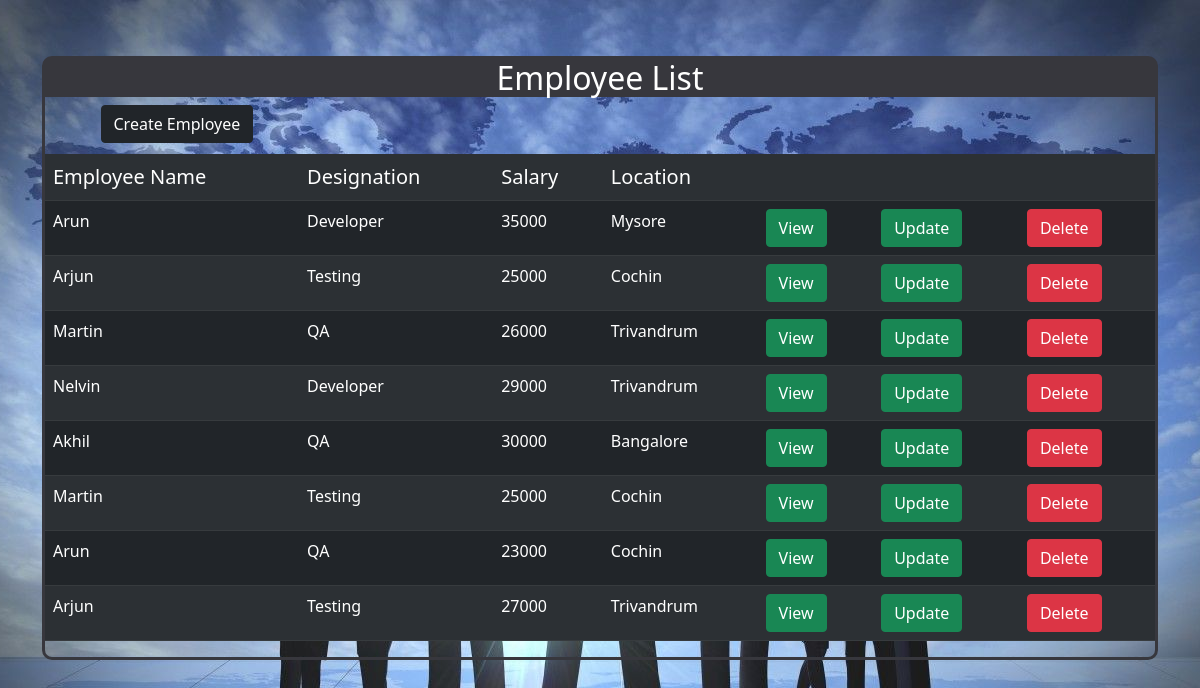
Page /employee/list on the earlier database version.
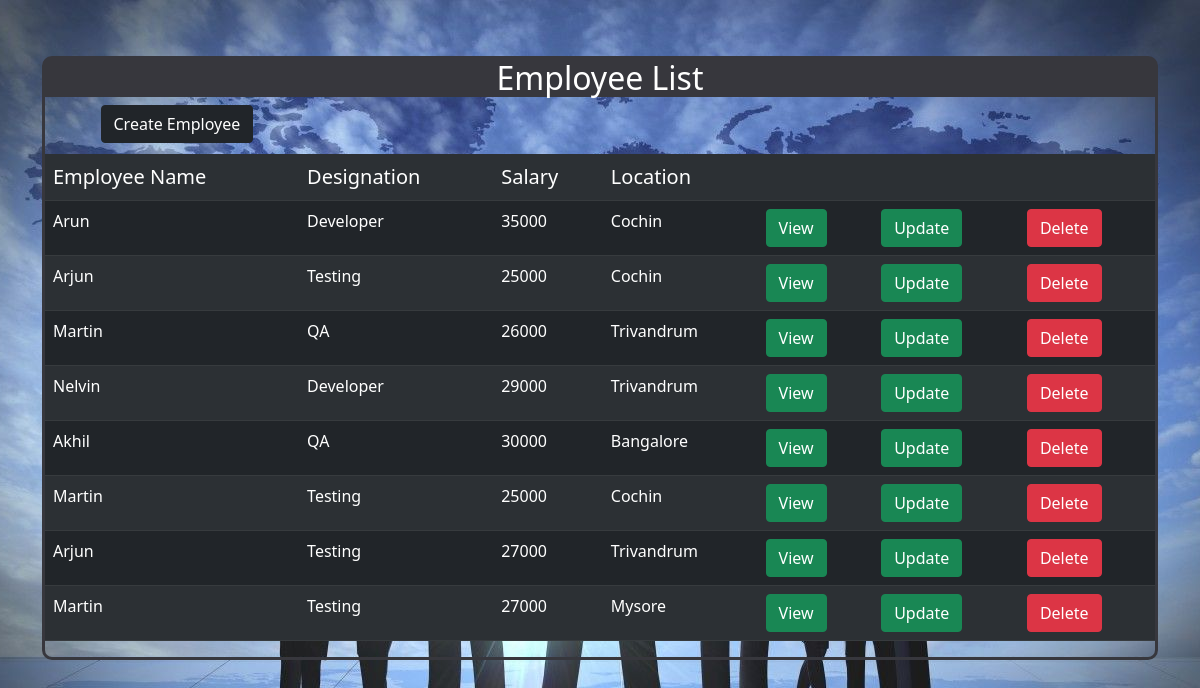
Same page on the later database version.
### employee/models.py (models this page shows, shortened)
class Employees(models.Model):
    emp_name=models.CharField(max_length=120)
    desig=models.CharField(max_length=100)
    salary=models.IntegerField()
    location=models.CharField(max_length=120)

### employee/views.py (the view)
# urls.py: path("list",employee_list,name="emp_list"),
def employee_list(request):
    employees=Employees.objects.all()
    context={}
    context["employees"]=employees
    return render(request,"employee/Employee_List.html",context)

### employee/templates/employee/Employee_List.html (shortened to what this page needs)
<!DOCTYPE html>
{%load static%}
<html lang="en">
<head>
    <link href="https://cdn.jsdelivr.net/npm/bootstrap@5.0.0-beta2/dist/css/bootstrap.min.css" rel="stylesheet">
    <link rel="stylesheet" href="{%static 'css/style.css'%}">
</head>
<body class="emplist">
<div class="container">
    <div class="row">
        <div class="col-12">
            <div class="main_emplist">
                <div><h2 class="h2emp">Employee List</h2></div>
            <div class="createlink">
                <a class="btn btn-dark" href="{%url 'createemployee'%}">Create Employee</a>
             </div>
            <div>
                <table class="table table-dark table-striped">
                    <tr>
                        <td class="table_head">Employee Name</td>
                        <td class="table_head">Designation</td>
                        <td class="table_head">Salary</td>
                        <td class="table_head">Location</td>
                        <td></td>
                        <td></td>
                        <td></td>
                    </tr>
                    {%for emp in employees%}
                    <tr>
                        <td>{{emp.emp_name}}</td>
                        <td>{{emp.desig}}</td>
                        <td>{{emp.salary}}</td>
                        <td>{{emp.location}}</td>
                        <td><a href="{%url 'emp_view' emp.id%}" class="btn btn-success">View</a></td>
                         <td><a href="{%url 'emp_update' emp.id%}" class="btn btn-success">Update</a></td>
                        <td><a href="{%url 'emp_delete' emp.id%}" class="btn btn-danger">Delete</a></td>
                    </tr>
                    {% endfor %}
                </table>
            </div>
            </div>
        </div>
    </div>
</div>
</body>
</html>

Differences in the rows shown:
removed Employees: emp_name "Arun", desig "QA", salary "23000", location "Cochin"
changed Employees "Arun": location "Mysore" → "Cochin"
added Employees: emp_name "Martin", desig "Testing", salary "27000", location "Mysore"
